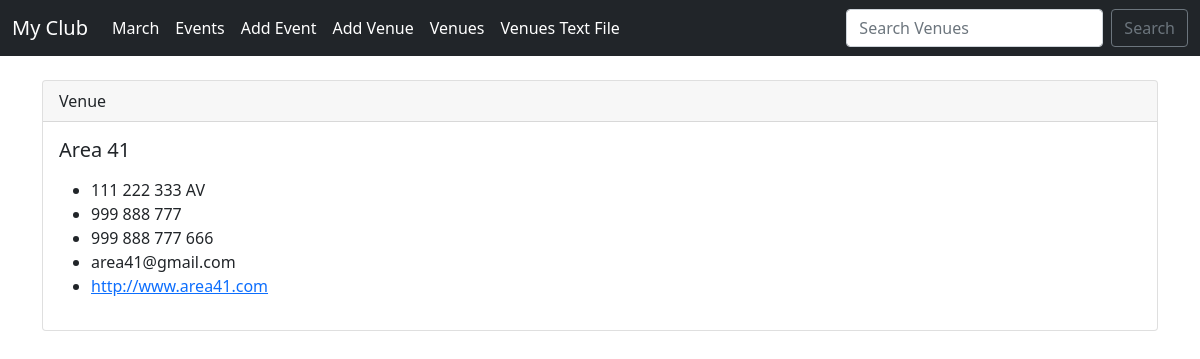
Screenshot of /show_venue/4 with the database file from the repository.
### events/models.py (models this page shows)
class Venue(models.Model):
    name = models.CharField('Venue name', max_length=120)
    address = models.CharField(max_length=300)
    zip_code = models.CharField('Zip Code', max_length=15)
    phone = models.CharField('Contact Phone', max_length=25, blank=True)
    web = models.URLField('Website Address',blank=True)
    email_address = models.EmailField('Email',blank=True)
    def __str__(self):
        return self.name

### events/views.py (the view)
# urls.py: path('show_venue/<venue_id>', views.show_venue, name='show-venue'),
def show_venue(request, venue_id):  # <venue_id> foi passado como parametro
    venue = Venue.objects.get(pk=venue_id)  # passado o id do objeto desejado
    return render(request, 'events/show_venue.html', {'venue': venue})

### events/templates/events/show_venue.html (shortened to what this page needs)
{% extends 'events/base.html' %} {% block content %}
<div class="card">
    <div class="card-header">
        Venue
    </div>
    <div class="card-body">
        <h5 class="card-title">{{ venue }}</h5>
        <p class="card-text">
            <ul>
                <li>{{ venue.address }}</li>
                <li>{{ venue.zip_code }}</li>
                <li>{{ venue.phone }}</li>
                <li>{{ venue.email_address }}</li>
                <li><a href="{{ venue.web }}">{{ venue.web }}</a></li>
            </ul>
        </p>
    </div>
</div>
{% endblock %}

### rows the page displays
Venue: name "Area 41", address "111 222 333 AV", zip_code "999 888 777", phone "999 888 777 666", email_address "area41@gmail.com", web "http://www.area41.com"
